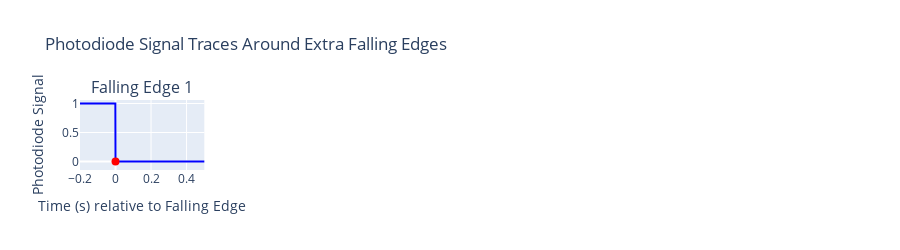

Notebook code cell kept with this figure:
### Code cell
#---------------------------------------------------
# create DFs and plot figure for each data path
#---------------------------------------------------

# Dictionary to store analysis results for each data path
data_path_variables = {}

for idx, data_path in enumerate(data_paths, start=1):
    print(f"\n--------- Processing analysis for data path {idx}/{len(data_paths)}: {data_path} ---------")
    
    # Skip if data wasn't successfully loaded for this path
    if data_path not in loaded_data:
        print(f"⚠️ Skipping analysis for {data_path} - data not loaded successfully")
        continue
    
    try:
        # Extract data from loaded_data dictionary
        photometry_tracking_encoder_data = loaded_data[data_path]["photometry_tracking_encoder_data"]
        camera_photodiode_data = loaded_data[data_path]["camera_photodiode_data"]
        experiment_events = loaded_data[data_path]["experiment_events"]
        mouse_name = loaded_data[data_path]["mouse_name"]
        session_name = f"{mouse_name}_{data_path.name}"  # Assuming session_name is constructed this way
        
        # Create dataframe to analyze
        df_to_analyze = photometry_tracking_encoder_data["Photodiode_int"]  # Using downsampled values in common time grid
        # df_to_analyze = camera_photodiode_data["Photodiode"]  # Use async raw values if needed for troubleshooting
        
        # Determine halt times based on different conditions
        if vestibular_mismatch or event_name == "No halt":  # Determine halt times based on experiment events
            events_matching_name = experiment_events[experiment_events["Event"] == event_name]
            if events_matching_name.empty:
                print(f"⚠️ WARNING: No events found with name '{event_name}', skipping this data path")
                continue
                
            photodiode_halts = events_matching_name.index.tolist()
            nearest_indices = photometry_tracking_encoder_data.index.get_indexer(photodiode_halts, method='nearest')
            photodiode_halts = photometry_tracking_encoder_data.index[nearest_indices]  # Align to downsampled data time grid
            print(f"ℹ️ INFO: vestibular MM or 'No halt', no signal in the photodiode, using experiment events for MM times")
            photodiode_delay_min = photodiode_delay_avg = photodiode_delay_max = None
        else:  # Determine exact halt times based on photodiode signal
            try:
                photodiode_halts, photodiode_delay_min, photodiode_delay_avg, photodiode_delay_max = process.analyze_photodiode(
                    df_to_analyze, experiment_events, event_name, plot=True
                )
                print(f"✅ Successfully analyzed photodiode signal for {data_path.name}")
            except Exception as e:
                print(f"⚠️ ERROR analyzing photodiode signal: {str(e)}")
                continue
        
        # Store analysis results
        data_path_variables[data_path] = {
            "photodiode_halts": photodiode_halts,
            "photodiode_delay_min": photodiode_delay_min,
            "photodiode_delay_avg": photodiode_delay_avg,
            "photodiode_delay_max": photodiode_delay_max,
            "session_name": session_name
        }
        
        # Plot figure if requested
        if plot_fig1:
            try:
                process.plot_figure_1(
                    photometry_tracking_encoder_data, 
                    session_name, 
                    save_path, 
                    common_resampled_rate, 
                    photodiode_halts, 
                    save_figure=True, 
                    show_figure=True, 
                    downsample_factor=50
                )
                print(f"✅ Successfully created figure 1 for {data_path.name}")
            except Exception as e:
                print(f"⚠️ ERROR creating figure 1: {str(e)}")
        else:
            print(f"ℹ️ INFO: skipping figure 1 for {data_path.name}")
        
        # Clean up to free memory
        del df_to_analyze
        gc.collect()
        
        print(f"✅ Completed analysis for data path: {data_path}")
        
    except Exception as e:
        print(f"⚠️ ERROR during analysis of {data_path}: {str(e)}")

print(f"\n✅ Finished analyzing all {len(data_path_variables)} successfully processed data paths")

### Figure 1 — Plotly figure (JSON) as saved in the notebook; plotly's stock layout.template omitted (floating-point values rounded to 4 significant figures; data arrays with more than 128 entries replaced by an {"elided": "..."} marker saying what was removed)
{"data": [{"line": {"color": "blue"}, "mode": "lines", "name": "Trace 1", "type": "scatter", "x": {"elided": "6001 float values"}, "xaxis": "x", "y": {"elided": "6001 int values"}, "yaxis": "y"}, {"marker": {"color": "red", "size": 8}, "mode": "markers", "name": "Falling Edge", "type": "scatter", "x": [0], "xaxis": "x", "y": [0], "yaxis": "y"}], "layout": {"annotations": [{"font": {"size": 16}, "showarrow": false, "text": "Falling Edge 1", "x": 0.084, "xanchor": "center", "xref": "paper", "y": 1, "yanchor": "bottom", "yref": "paper"}], "height": 250, "showlegend": false, "title": {"text": "Photodiode Signal Traces Around Extra Falling Edges"}, "xaxis": {"anchor": "y", "domain": [0, 0.168], "range": [-0.2, 0.5], "title": {"text": "Time (s) relative to Falling Edge"}}, "xaxis2": {"anchor": "y2", "domain": [0.208, 0.376], "range": [-0.2, 0.5]}, "xaxis3": {"anchor": "y3", "domain": [0.416, 0.584], "range": [-0.2, 0.5]}, "xaxis4": {"anchor": "y4", "domain": [0.624, 0.792], "range": [-0.2, 0.5]}, "xaxis5": {"anchor": "y5", "domain": [0.832, 1], "range": [-0.2, 0.5]}, "yaxis": {"anchor": "x", "domain": [0, 1], "title": {"text": "Photodiode Signal"}}, "yaxis2": {"anchor": "x2", "domain": [0, 1], "matches": "y", "showticklabels": false}, "yaxis3": {"anchor": "x3", "domain": [0, 1], "matches": "y", "showticklabels": false}, "yaxis4": {"anchor": "x4", "domain": [0, 1], "matches": "y", "showticklabels": false}, "yaxis5": {"anchor": "x5", "domain": [0, 1], "matches": "y", "showticklabels": false}}}
